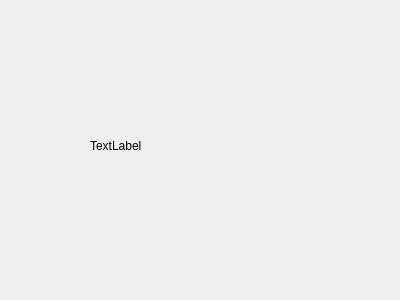
<?xml version="1.0" encoding="UTF-8"?>
<ui version="4.0">
 <class>Widget</class>
 <widget class="QWidget" name="Widget">
  <property name="geometry">
   <rect>
    <x>0</x>
    <y>0</y>
    <width>400</width>
    <height>300</height>
   </rect>
  </property>
  <property name="windowTitle">
   <string>Widget</string>
  </property>
  <widget class="myLabel" name="label">
   <property name="geometry">
    <rect>
     <x>90</x>
     <y>70</y>
     <width>221</width>
     <height>151</height>
    </rect>
   </property>
   <property name="text">
    <string>TextLabel</string>
   </property>
  </widget>
 </widget>
 <layoutdefault spacing="6" margin="11"/>
 <customwidgets>
  <customwidget>
   <class>myLabel</class>
   <extends>QLabel</extends>
   <header location="global">mylabel.h</header>
  </customwidget>
 </customwidgets>
 <resources/>
 <connections/>
</ui>
